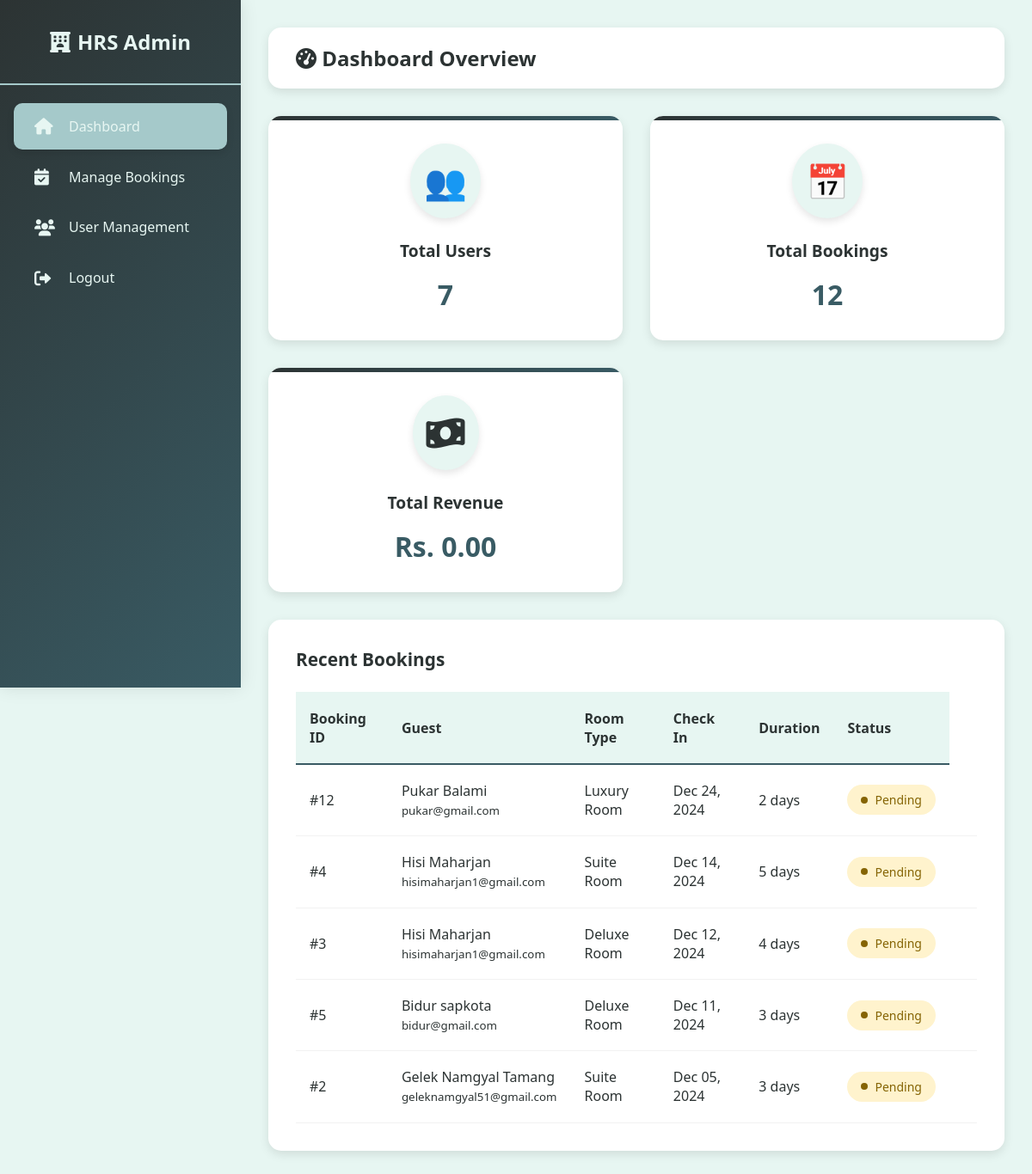
Screenshot of /admin/dashboard.php with the database file from the repository.
### tables this page shows
CREATE TABLE `bookings` (
  `booking_id` int(11) NOT NULL,
  `user_id` int(11) NOT NULL,
  `room_id` int(11) NOT NULL,
  `room_type` varchar(50) NOT NULL,
  `days` int(11) NOT NULL,
  `persons` int(11) NOT NULL,
  `booking_date` date NOT NULL,
  `total_price` decimal(10,2) NOT NULL,
  `status` enum('pending','confirmed','cancelled') DEFAULT 'pending'
);

CREATE TABLE `users` (
  `id` int(11) NOT NULL,
  `full_name` varchar(100) NOT NULL,
  `email` varchar(100) NOT NULL,
  `phone_number` varchar(15) NOT NULL,
  `dob` date NOT NULL,
  `gender` enum('Male','Female','Other') NOT NULL,
  `password` varchar(255) NOT NULL,
  `role` enum('Admin','User') DEFAULT 'User',
  `created_at` timestamp NOT NULL DEFAULT current_timestamp()
);

### admin/dashboard.php (the view, shortened to what this page needs)
<?php
include '../config.php';
$totalUsersQuery = $conn->query("SELECT COUNT(*) AS total_users FROM users");
$totalUsers = $totalUsersQuery->fetch_assoc()['total_users'];
$totalBookingsQuery = $conn->query("SELECT COUNT(*) AS total_bookings FROM bookings");
$totalBookings = $totalBookingsQuery->fetch_assoc()['total_bookings'];
$totalRevenueQuery = $conn->query("SELECT SUM(total_price) AS total_revenue FROM bookings WHERE status = 'confirmed'");
$totalRevenue = $totalRevenueQuery->fetch_assoc()['total_revenue'] ?? 0;
$recentBookingsQuery = $conn->query("
    SELECT b.*, u.full_name, u.email
    FROM bookings b
    LEFT JOIN users u ON b.user_id = u.id
    ORDER BY b.booking_date DESC
    LIMIT 5
");
?>
<!DOCTYPE html>
<html lang="en">
<head>
    <link rel="stylesheet" href="https://cdnjs.cloudflare.com/ajax/libs/font-awesome/6.0.0/css/all.min.css">
</head>
<body>
    <div class="sidebar">
        <div class="sidebar-header">
            <h2><i class="fas fa-hotel"></i> HRS Admin</h2>
        </div>
        <div class="sidebar-menu">
            <a href="dashboard.php" class="active">
                <i class="fas fa-home"></i>
                <span>Dashboard</span>
            </a>
            <a href="manage_bookings.php">
                <i class="fas fa-calendar-check"></i>
                <span>Manage Bookings</span>
            </a>
            <a href="user_management.php">
                <i class="fas fa-users"></i>
                <span>User Management</span>
            </a>
            <a href="../database/logout.php" class="logout-btn">
                <i class="fas fa-sign-out-alt"></i>
                <span>Logout</span>
            </a>
        </div>
    </div>
    <div class="dashboard-content">
        <div class="navbar">
            <h1><i class="fas fa-tachometer-alt"></i> Dashboard Overview</h1>
        </div>
        <div class="cards">
            <div class="card">
                <div class="icon">👥</div>
                <h3>Total Users</h3>
                <p><?php echo $totalUsers; ?></p>
            </div>
            <div class="card">
                <div class="icon">📅</div>
                <h3>Total Bookings</h3>
                <p><?php echo $totalBookings; ?></p>
            </div>
            <div class="card">
                <span class="icon">
                    <i class="fas fa-money-bill-wave"></i>
                </span>
                <h3>Total Revenue</h3>
                <p>Rs. <?php echo number_format($totalRevenue, 2); ?></p>
            </div>
        </div>
        <div class="table-container">
            <h2>Recent Bookings</h2>
            <table>
                <thead>
                    <tr>
                        <th>Booking ID</th>
                        <th>Guest</th>
                        <th>Room Type</th>
                        <th>Check In</th>
                        <th>Duration</th>
                        <th>Status</th>
                    </tr>
                </thead>
                <tbody>
                    <?php while($booking = $recentBookingsQuery->fetch_assoc()): ?>
                    <tr>
                        <td>#<?php echo $booking['booking_id']; ?></td>
                        <td>
                            <?php echo htmlspecialchars($booking['full_name']); ?><br>
                            <small><?php echo htmlspecialchars($booking['email']); ?></small>
                        </td>
                        <td><?php echo htmlspecialchars($booking['room_type']); ?></td>
                        <td><?php echo date('M d, Y', strtotime($booking['booking_date'])); ?></td>
                        <td><?php echo $booking['days']; ?> days</td>
                        <td>
                            <span class="status status-<?php echo strtolower($booking['status']); ?>">
                                <?php echo ucfirst($booking['status']); ?>
                            </span>
                        </td>
                        <td>
                        </td>
                    </tr>
                    <?php endwhile; ?>
                </tbody>
            </table>
        </div>
    </div>
</body>
</html>

### admin/dashboard.php (style rules this page uses)
* { margin: 0; padding: 0; box-sizing: border-box; font-family: 'Segoe UI', sans-serif; }
body { display: flex; background-color: #E7F6F2; min-height: 100vh; color: #2C3333; }
.sidebar { width: 280px; background: linear-gradient(135deg, #2C3333, #395B64); color: #E7F6F2; padding: 0; position: fixed; height: 100vh; box-shadow: 0 0 20px rgba(0, 0, 0, 0.1); display: flex; flex-direction: column; z-index: 1000; }
.sidebar-header { padding: 2rem 1.5rem; border-bottom: 2px solid #A5C9CA; text-align: center; }
.sidebar-header h2 { color: #E7F6F2; font-size: 1.5rem; display: flex; align-items: center; justify-content: center; gap: 0.5rem; }
.sidebar-menu { flex: 1; padding: 1rem 0; }
.sidebar a { display: flex; align-items: center; padding: 1rem 1.5rem; color: #E7F6F2; text-decoration: none; transition: all 0.3s ease; margin: 0.3rem 1rem; border-radius: 10px; font-weight: 500; }
.sidebar a i { width: 24px; margin-right: 1rem; font-size: 1.2rem; }
.sidebar a.active { background-color: #A5C9CA; box-shadow: 0 4px 8px rgba(0, 0, 0, 0.1); }
.dashboard-content { flex: 1; margin-left: 280px; padding: 2rem; }
.navbar { background-color: #ffffff; padding: 1.2rem 2rem; border-radius: 15px; box-shadow: 0 4px 12px rgba(0, 0, 0, 0.1); display: flex; justify-content: space-between; align-items: center; margin-bottom: 2rem; }
.navbar h1 { font-size: 1.5rem; font-weight: 600; color: #2C3333; }
.cards { display: grid; grid-template-columns: repeat(auto-fit, minmax(280px, 1fr)); gap: 2rem; margin-bottom: 2rem; }
.card { background: #ffffff; padding: 2rem; border-radius: 15px; box-shadow: 0 4px 12px rgba(0, 0, 0, 0.1); text-align: center; transition: all 0.3s ease; position: relative; overflow: hidden; }
.card::before { content: ''; position: absolute; top: 0; left: 0; width: 100%; height: 5px; background: linear-gradient(90deg, #2C3333, #395B64); }
.card .icon { font-size: 2.5rem; margin-bottom: 1.5rem; display: inline-block; padding: 1rem; background-color: #E7F6F2; border-radius: 50%; box-shadow: 0 4px 8px rgba(0, 0, 0, 0.1); }
.card h3 { color: #2C3333; margin-bottom: 1rem; font-size: 1.2rem; font-weight: 600; }
.card p { color: #395B64; font-size: 2rem; font-weight: bold; }
.table-container { background-color: #ffffff; padding: 2rem; border-radius: 15px; box-shadow: 0 4px 12px rgba(0, 0, 0, 0.1); }
.table-container h2 { color: #2C3333; margin-bottom: 1.5rem; font-size: 1.3rem; font-weight: 600; }
table { width: 100%; border-collapse: separate; border-spacing: 0; }
th { background-color: #E7F6F2; color: #2C3333; font-weight: 600; padding: 1.2rem 1rem; text-align: left; border-bottom: 2px solid #395B64; }
td { padding: 1.2rem 1rem; border-bottom: 1px solid rgba(0, 0, 0, 0.05); }
.status { display: inline-flex; align-items: center; padding: 0.5rem 1rem; border-radius: 20px; font-size: 0.875rem; font-weight: 500; gap: 0.5rem; }
.status::before { content: ''; display: inline-block; width: 8px; height: 8px; border-radius: 50%; }
.status-pending { background-color: #fff3cd; color: #856404; }
.status-pending::before { background-color: #856404; }

### rows the page displays
bookings: booking_id "12", user.full_name "Pukar Balami", user.email "pukar@gmail.com", room_type "Luxury Room", booking_date "Dec 24, 2024", days "2", status "Pending"
bookings: booking_id "4", user.full_name "Hisi Maharjan", user.email "hisimaharjan1@gmail.com", room_type "Suite Room", booking_date "Dec 14, 2024", days "5", status "Pending"
bookings: booking_id "3", user.full_name "Hisi Maharjan", user.email "hisimaharjan1@gmail.com", room_type "Deluxe Room", booking_date "Dec 12, 2024", days "4", status "Pending"
bookings: booking_id "5", user.full_name "Bidur sapkota", user.email "bidur@gmail.com", room_type "Deluxe Room", booking_date "Dec 11, 2024", days "3", status "Pending"
bookings: booking_id "2", user.full_name "Gelek Namgyal Tamang", user.email "geleknamgyal51@gmail.com", room_type "Suite Room", booking_date "Dec 05, 2024", days "3", status "Pending"

### other values shown
$totalUsers "7"
$totalBookings "12"
$totalRevenue "0.00"
